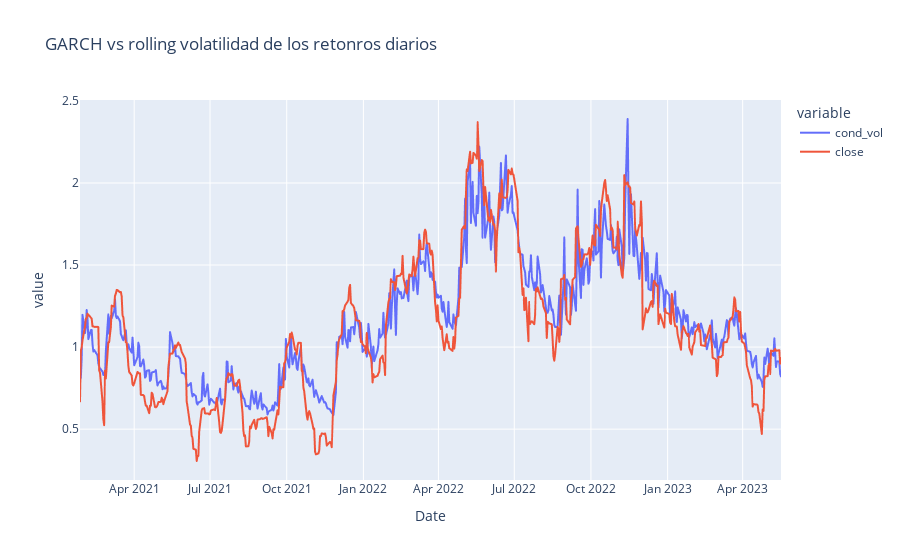

Source (notebook cell):
### Code cell
garch_and_rolling_std_plot = px.line(garch_and_rolling_std,
                                     title="GARCH vs rolling volatilidad de los retonros diarios")
garch_and_rolling_std_plot.show()

### Figure 1 — Plotly figure (JSON) as saved in the notebook; plotly's stock layout.template omitted (floating-point values rounded to 4 significant figures; data arrays with more than 128 entries replaced by an {"elided": "..."} marker saying what was removed)
{"data": [{"hovertemplate": "variable=cond_vol<br>Date=%{x}<br>value=%{y}<extra></extra>", "legendgroup": "cond_vol", "line": {"color": "#636efa", "dash": "solid"}, "marker": {"symbol": "circle"}, "mode": "lines", "name": "cond_vol", "showlegend": true, "type": "scattergl", "x": {"elided": "582 str values"}, "xaxis": "x", "y": {"elided": "582 float values"}, "yaxis": "y"}, {"hovertemplate": "variable=close<br>Date=%{x}<br>value=%{y}<extra></extra>", "legendgroup": "close", "line": {"color": "#EF553B", "dash": "solid"}, "marker": {"symbol": "circle"}, "mode": "lines", "name": "close", "showlegend": true, "type": "scattergl", "x": {"elided": "582 str values"}, "xaxis": "x", "y": {"elided": "582 float values"}, "yaxis": "y"}], "layout": {"legend": {"title": {"text": "variable"}, "tracegroupgap": 0}, "title": {"text": "GARCH vs rolling volatilidad de los retonros diarios"}, "xaxis": {"anchor": "y", "domain": [0, 1], "title": {"text": "Date"}}, "yaxis": {"anchor": "x", "domain": [0, 1], "title": {"text": "value"}}}}
